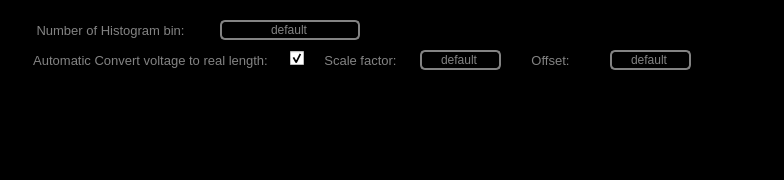
<?xml version="1.0" encoding="UTF-8"?>
<ui version="4.0">
 <class>MainWindow</class>
 <widget class="QMainWindow" name="MainWindow">
  <property name="geometry">
   <rect>
    <x>0</x>
    <y>0</y>
    <width>784</width>
    <height>180</height>
   </rect>
  </property>
  <property name="windowTitle">
   <string>Setting</string>
  </property>
  <property name="windowIcon">
   <iconset resource="../../Resources/nSOTScannerResources.qrc">
    <normaloff>:/nSOTScanner/Pictures/jj_schema.svg</normaloff>:/nSOTScanner/Pictures/jj_schema.svg</iconset>
  </property>
  <widget class="QWidget" name="centralwidget">
   <property name="styleSheet">
    <string notr="true">#centralwidget
{
background-color: rgb(0, 0, 0);
}</string>
   </property>
   <widget class="QLabel" name="label">
    <property name="geometry">
     <rect>
      <x>30</x>
      <y>20</y>
      <width>161</width>
      <height>21</height>
     </rect>
    </property>
    <property name="text">
     <string>&lt;html&gt;&lt;head/&gt;&lt;body&gt;&lt;p&gt;&lt;span style=&quot; font-size:10pt; color:#838383;&quot;&gt;Number of Histogram bin:&lt;/span&gt;&lt;/p&gt;&lt;/body&gt;&lt;/html&gt;</string>
    </property>
    <property name="alignment">
     <set>Qt::AlignCenter</set>
    </property>
   </widget>
   <widget class="QLineEdit" name="lineEdit_NumberHistogramBin">
    <property name="geometry">
     <rect>
      <x>220</x>
      <y>20</y>
      <width>140</width>
      <height>20</height>
     </rect>
    </property>
    <property name="styleSheet">
     <string notr="true">QLineEdit#lineEdit_NumberHistogramBin{
color: rgb(131,131,131);
background-color:rgb(0,0,0);
border: 2px solid  rgb(131,131,131);
border-radius: 5px
}
</string>
    </property>
    <property name="text">
     <string>default</string>
    </property>
    <property name="alignment">
     <set>Qt::AlignCenter</set>
    </property>
    <property name="readOnly">
     <bool>false</bool>
    </property>
   </widget>
   <widget class="QLabel" name="label_2">
    <property name="geometry">
     <rect>
      <x>30</x>
      <y>50</y>
      <width>241</width>
      <height>21</height>
     </rect>
    </property>
    <property name="text">
     <string>&lt;html&gt;&lt;head/&gt;&lt;body&gt;&lt;p&gt;&lt;span style=&quot; font-size:10pt; color:#838383;&quot;&gt;Automatic Convert voltage to real length:&lt;/span&gt;&lt;/p&gt;&lt;/body&gt;&lt;/html&gt;</string>
    </property>
    <property name="alignment">
     <set>Qt::AlignCenter</set>
    </property>
   </widget>
   <widget class="QCheckBox" name="checkBox_RealUnit">
    <property name="geometry">
     <rect>
      <x>290</x>
      <y>50</y>
      <width>21</width>
      <height>17</height>
     </rect>
    </property>
    <property name="text">
     <string/>
    </property>
    <property name="checked">
     <bool>true</bool>
    </property>
   </widget>
   <widget class="QLabel" name="label_3">
    <property name="geometry">
     <rect>
      <x>310</x>
      <y>50</y>
      <width>101</width>
      <height>21</height>
     </rect>
    </property>
    <property name="text">
     <string>&lt;html&gt;&lt;head/&gt;&lt;body&gt;&lt;p&gt;&lt;span style=&quot; font-size:10pt; color:#838383;&quot;&gt;Scale factor:&lt;/span&gt;&lt;/p&gt;&lt;/body&gt;&lt;/html&gt;</string>
    </property>
    <property name="alignment">
     <set>Qt::AlignCenter</set>
    </property>
   </widget>
   <widget class="QLabel" name="label_4">
    <property name="geometry">
     <rect>
      <x>500</x>
      <y>50</y>
      <width>101</width>
      <height>21</height>
     </rect>
    </property>
    <property name="text">
     <string>&lt;html&gt;&lt;head/&gt;&lt;body&gt;&lt;p&gt;&lt;span style=&quot; font-size:10pt; color:#838383;&quot;&gt;Offset:&lt;/span&gt;&lt;/p&gt;&lt;/body&gt;&lt;/html&gt;</string>
    </property>
    <property name="alignment">
     <set>Qt::AlignCenter</set>
    </property>
   </widget>
   <widget class="QLineEdit" name="lineEdit_ScaleFactor">
    <property name="geometry">
     <rect>
      <x>420</x>
      <y>50</y>
      <width>81</width>
      <height>20</height>
     </rect>
    </property>
    <property name="styleSheet">
     <string notr="true">QLineEdit#lineEdit_ScaleFactor{
color: rgb(131,131,131);
background-color:rgb(0,0,0);
border: 2px solid  rgb(131,131,131);
border-radius: 5px
}
</string>
    </property>
    <property name="text">
     <string>default</string>
    </property>
    <property name="alignment">
     <set>Qt::AlignCenter</set>
    </property>
    <property name="readOnly">
     <bool>false</bool>
    </property>
   </widget>
   <widget class="QLineEdit" name="lineEdit_Offset">
    <property name="geometry">
     <rect>
      <x>610</x>
      <y>50</y>
      <width>81</width>
      <height>20</height>
     </rect>
    </property>
    <property name="styleSheet">
     <string notr="true">QLineEdit#lineEdit_Offset{
color: rgb(131,131,131);
background-color:rgb(0,0,0);
border: 2px solid  rgb(131,131,131);
border-radius: 5px
}
</string>
    </property>
    <property name="text">
     <string>default</string>
    </property>
    <property name="alignment">
     <set>Qt::AlignCenter</set>
    </property>
    <property name="readOnly">
     <bool>false</bool>
    </property>
   </widget>
  </widget>
 </widget>
 <resources>
  <include location="../../Resources/nSOTScannerResources.qrc"/>
 </resources>
 <connections/>
</ui>
